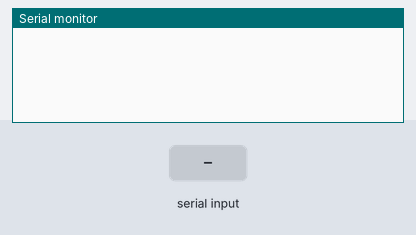
Bench run of a sketch on a simulated Arduino Uno, built with avr-gcc and run on an emulated ATmega328P. On the bench: the last lines printed to the serial monitor. The inputs (shaded band) are chosen by the test bench.

Above: at 1.2 s.
1.3 s: "1" received over Serial
At 2.2 s:
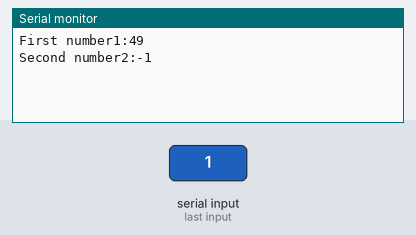
2.8 s: "0" received over Serial
At 3.3 s:
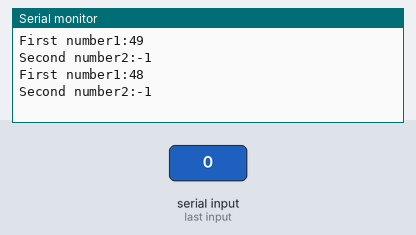
4.3 s: "2" received over Serial
At 5.7 s:
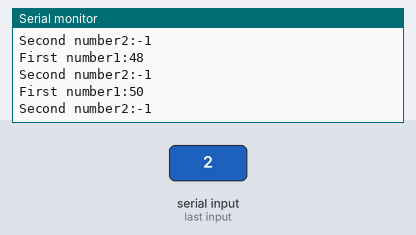

Measured:
- after the input at 1.3 s, the serial monitor: prints a new line at once (image 1)
- after the input at 2.8 s, the serial monitor: prints a new line at once (image 2)
- after the input at 4.3 s, the serial monitor: prints a new line at once (image 3)

The sketch:

FlushBluetoothTest.ino
```cpp
#include <SoftwareSerial.h>

SoftwareSerial mySerial(19, 18);
void setup() {
  // put your setup code here, to run once:
  mySerial.begin(9600);
  Serial.begin(9600);
}

void loop() {
  // put your main code here, to run repeatedly:
  if (Serial.available() > 0) {
    Serial.print("First number1:");
    Serial.println(Serial.read());
    Serial.flush();
    Serial.print("Second number2:");
    Serial.println(Serial.read());

  }
}
```
